Frame 1 (no input): blank canvas, image omitted
Frame 60 (the mouse pressed at the canvas centre just before this capture): blank canvas, image omitted
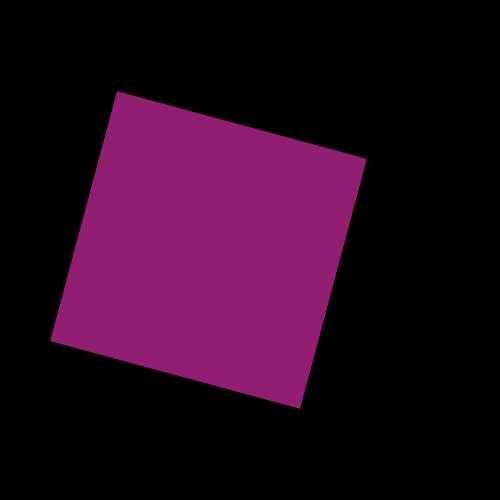
Frame 120 (the mouse held since frame 60 and released just before this capture)

The Processing sketch whose frames 1 and 60 were blank and that drew this single picture after the mouse press (run headless with seeded random() and noise(); from frame 60 on, the mouse is pressed at the canvas centre):

// Processing sketch: processing_173117
// ── processing_173117.pde

float index = 0;

void setup()
{
  size(500, 500);
}

void draw()
{
  background(0);

  float my_sin = sin(index);

  index += 0.025;

  float pos = map (my_sin, -1, 1, width, 0);
  float Winkel = map(millis()/20, 0, 500, 45, 90);
  float rgb1= map(sin(index),-1,1,17,242);
  float rgb2= map(sin(index),-1,1,48,17);
float rgb3= map(sin(index),-1,1,242,17);


  translate(pos, height/2);
  fill(rgb1,rgb2,rgb3);
 rotate(Winkel/pos);
  rectMode(CENTER);
  rect(0, 0, 10+mouseX, 10+mouseX);
  
}
